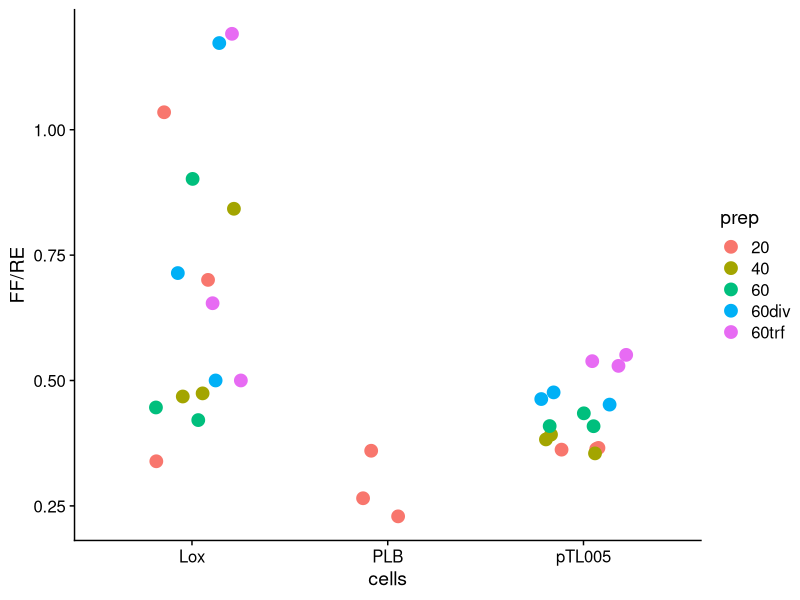
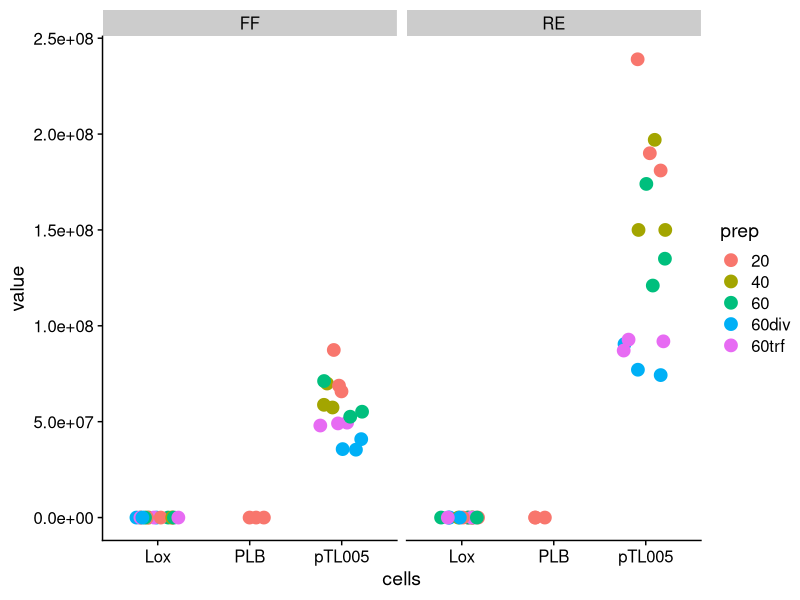
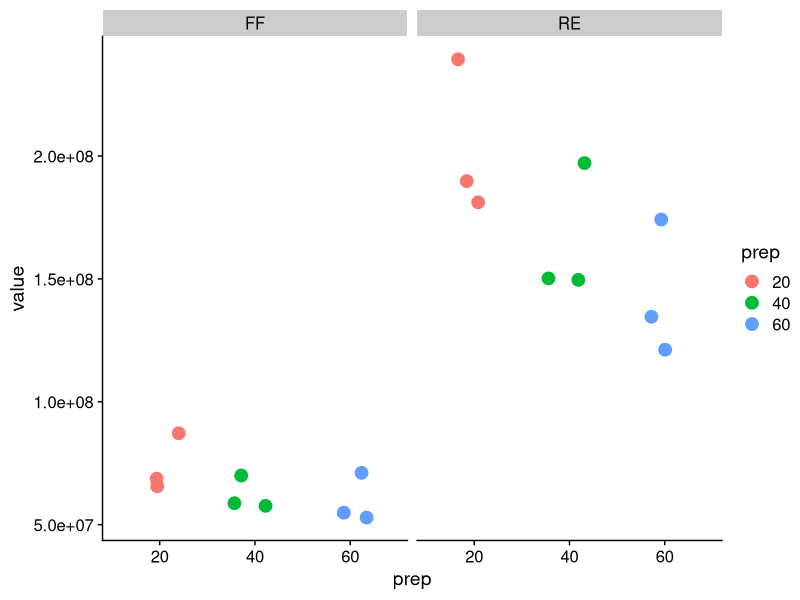
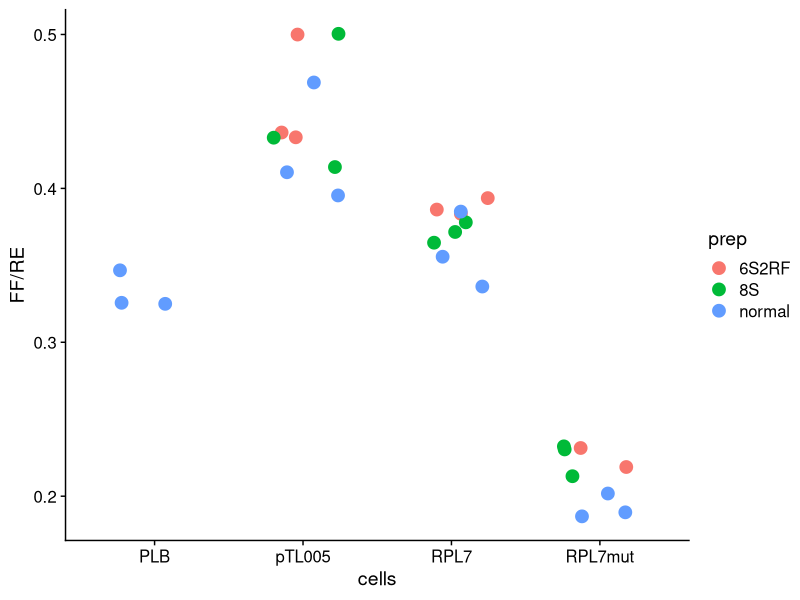
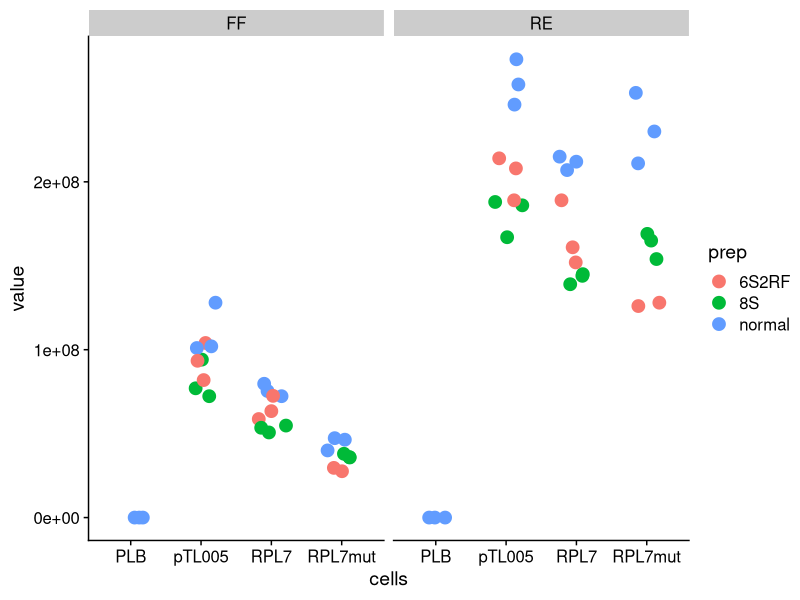
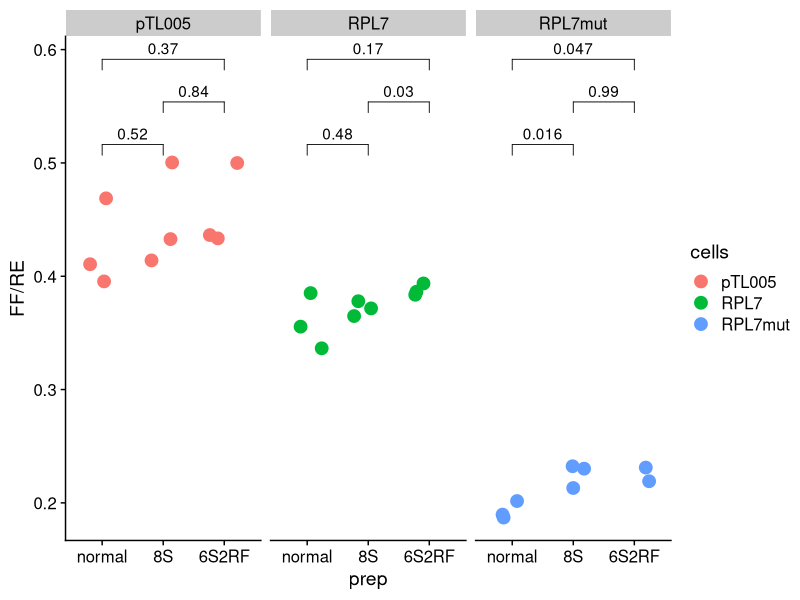
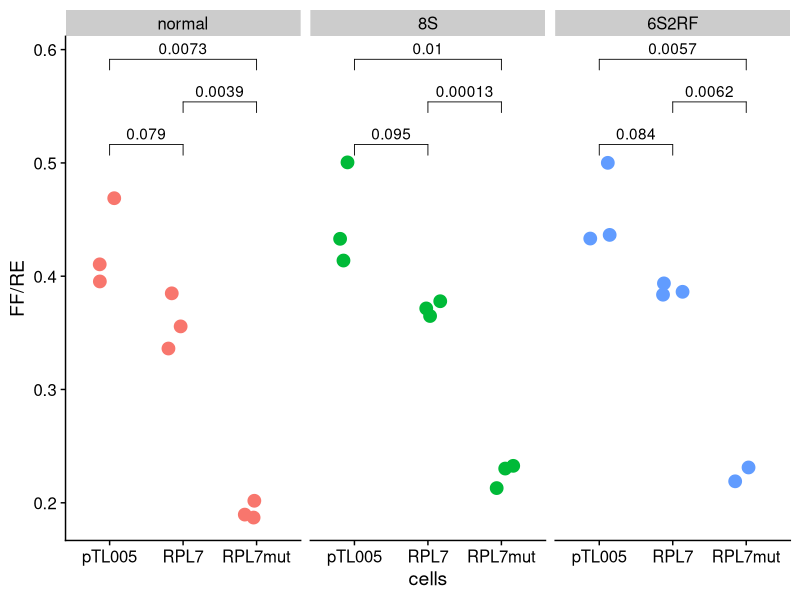

Source code (R) for these figures, in order:
## ---- chunk 1
knitr::opts_chunk$set(echo = TRUE)
library(tidyverse)
library(cowplot)
library(ggpubr)
## ---- chunk 2
#first luciferase: 21.01.07
#differing amounts of PLB (passive lysis buffer) was added to wells to achieve an ideal dilution of cells (20ul, 40ul, and 60ul)
#each rep is a biological replicate except for 60div and 60trf
#60div is 1 well with 60uL divided into 3 20uL containing wells (technical replicates)
#60trf is the same but transfered from a completely separate well (from the clear plate where I could see the monolayers)

T1 <- as_tibble(t(data.frame("PLB_20_FF" = c(1.30E+01,	1.10E+01,	1.80E+01),
       "pTL005_20_FF" = c(8.74E+07,	6.88E+07,	6.58E+07),
       "pTL005_40_FF" = c(6.99E+07,	5.74E+07,	5.88E+07),
       "pTL005_60_FF" = c(7.12E+07,	5.26E+07,	5.52E+07),
       "pTL005_60div_FF" = c(4.09E+07,	3.57E+07,	3.54E+07),
       "pTL005_60trf_FF" = c(4.95E+07,	4.91E+07,	4.80E+07),
       "Lox_20_FF" = c(5.92E+02,	4.14E+02,	4.10E+01),
       "Lox_40_FF" = c(1.71E+03,	5.85E+02,	9.96E+02),
       "Lox_60_FF" = c(2.39E+03,	2.12E+02,	2.19E+02),
       "Lox_60div_FF" = c(1.56E+03,	9.50E+01,	4.00E+01),
       "Lox_60trf_FF" = c(1.62E+03,	8.70E+01,	4.80E+01),
       "PLB_20_RE" = c(4.90E+01,	4.80E+01,	5.00E+01),
       "pTL005_20_RE" = c(2.39E+08,	1.90E+08,	1.81E+08),
       "pTL005_40_RE" = c(1.97E+08,	1.50E+08,	1.50E+08),
       "pTL005_60_RE" = c(1.74E+08,	1.21E+08,	1.35E+08),
       "pTL005_60div_RE" = c(9.05E+07,	7.71E+07,	7.43E+07),
       "pTL005_60trf_RE" = c(9.19E+07,	9.28E+07,	8.71E+07),
       "Lox_20_RE" = c(5.72E+02,	5.91E+02,	1.21E+02),
       "Lox_40_RE" = c(2.03E+03,	1.25E+03,	2.10E+03),
       "Lox_60_RE" = c(2.65E+03,	4.75E+02,	5.20E+02),
       "Lox_60div_RE" = c(1.33E+03,	1.33E+02,	8.00E+01),
       "Lox_60trf_RE" = c(1.36E+03,	1.33E+02,	9.60E+01))), rownames = "sample")

colnames(T1) <- c("sample", "rep1", "rep2", "rep3")


T1 %>% separate(sample, into = c("cells", "prep", "luc")) %>% 
  gather(-cells,-prep,-luc, key = rep, value = value) %>%
  spread(luc,value) %>% 
  ggplot(aes(x = cells, y = FF/RE, col = prep)) + 
  geom_point(position = position_jitter(width = 0.25), size = 4) + 
  theme_cowplot() 

T1 %>% separate(sample, into = c("cells", "prep", "luc")) %>% 
  gather(-cells,-prep,-luc, key = rep, value = value) %>% 
  ggplot(aes(x = cells, y = value, col = prep)) + 
  geom_point(position = position_jitter(width = 0.25), size = 4) + 
  theme_cowplot() + 
  facet_grid(.~luc)

T1 %>% separate(sample, into = c("cells", "prep", "luc")) %>% 
  gather(-cells,-prep,-luc, key = rep, value = value) %>% 
  filter(prep %in% c(20,40,60), cells == "pTL005") %>% 
  ggplot(aes(x = prep, y = value, col = prep)) + 
  geom_point(position = position_jitter(width = 0.25), size = 4) + 
  theme_cowplot() + 
  facet_grid(.~luc)

## ---- chunk 3
#first 5'TOP luciferase: 21.01.15
#all wells have 40uL PLB (passive lysis buffer)
#cells were either grown normally, starved for 6 hours with 2 hours refeeding or starved for 8 straight hours
#ran out of s+g for last well (RPL7mut 6sRF2)

RP7 <- as_tibble(t(data.frame("PLB_normal_FF" = c(2.60E+01,	2.60E+01,	2.80E+01),
       "pTL005_normal_FF" = c(1.28E+08,	1.01E+08,	1.02E+08),
       "RPL7_normal_FF" = c(7.54E+07,	7.23E+07,	7.97E+07),
       "RPL7mut_normal_FF" = c(4.00E+07,	4.64E+07,	4.73E+07),
       "pTL005_6S2RF_FF" = c(1.04E+08,	9.34E+07,	8.19E+07),
       "RPL7_6S2RF_FF" = c(6.34E+07,	5.87E+07,	7.25E+07),
       "RPL7mut_6S2RF_FF" = c(2.76E+07,	2.96E+07, NA), #	3.58E+07),
       "pTL005_8S_FF" = c(9.41E+07,	7.70E+07,	7.23E+07),
       "RPL7_8S_FF" = c(5.48E+07,	5.35E+07,	5.07E+07),
       "RPL7mut_8S_FF" = c(3.58E+07,	3.80E+07,	3.60E+07),
       "PLB_normal_RE" = c(8.00E+01,	7.50E+01,	8.60E+01),
       "pTL005_normal_RE" = c(2.73E+08,	2.46E+08,	2.58E+08),
       "RPL7_normal_RE" = c(2.12E+08,	2.15E+08,	2.07E+08),
       "RPL7mut_normal_RE" = c(2.11E+08,	2.30E+08,	2.53E+08),
       "pTL005_6S2RF_RE" = c(2.08E+08,	2.14E+08,	1.89E+08),
       "RPL7_6S2RF_RE" = c(1.61E+08,	1.52E+08,	1.89E+08),
       "RPL7mut_6S2RF_RE" = c(1.26E+08,	1.28E+08, NA),  #,	7.59E+07),
       "pTL005_8S_RE" = c(1.88E+08,	1.86E+08,	1.67E+08),
       "RPL7_8S_RE" = c(1.45E+08,	1.44E+08,	1.39E+08),
       "RPL7mut_8S_RE" = c(1.54E+08,	1.65E+08,	1.69E+08))), rownames = "sample")

colnames(RP7) <- c("sample", "rep1", "rep2", "rep3")


RP7 %>% separate(sample, into = c("cells", "prep", "luc")) %>% 
  gather(-cells,-prep,-luc, key = rep, value = value) %>%
  spread(luc,value) %>% 
  ggplot(aes(x = cells, y = FF/RE, col = prep)) + 
  geom_point(position = position_jitter(width = 0.25), size = 4) + 
  theme_cowplot() 

RP7 %>% separate(sample, into = c("cells", "prep", "luc")) %>% 
  gather(-cells,-prep,-luc, key = rep, value = value) %>% 
  ggplot(aes(x = cells, y = value, col = prep)) + 
  geom_point(position = position_jitter(width = 0.25), size = 4) + 
  theme_cowplot() + 
  facet_grid(.~luc)

RP7 %>% separate(sample, into = c("cells", "prep", "luc")) %>% 
    gather(-cells,-prep,-luc, key = rep, value = value) %>%
    spread(luc,value) %>%  
    filter(cells != "PLB") %>% 
    ggplot(aes(x = prep, y = FF/RE, col = cells)) + 
    geom_point(position = position_jitter(width = 0.25), size = 4) + 
    theme_cowplot() + 
    facet_grid(.~cells) +
    scale_x_discrete(limits = c("normal", "8S", "6S2RF")) +
    stat_compare_means(comparisons = list(c("normal", "8S"), c("8S", "6S2RF"), c("normal", "6S2RF")), method = "t.test", hide.ns = TRUE)

RP7 %>% separate(sample, into = c("cells", "prep", "luc")) %>% 
    gather(-cells,-prep,-luc, key = rep, value = value) %>%
    spread(luc,value) %>%  
    filter(cells != "PLB") %>% 
    ggplot(aes(x = cells, y = FF/RE, col = factor(prep, levels = c("normal", "8S", "6S2RF")))) + 
    geom_point(position = position_jitter(width = 0.25), size = 4) + 
    theme_cowplot() + 
    facet_grid(.~factor(prep, levels = c("normal", "8S", "6S2RF"))) +
    stat_compare_means(comparisons = list(c("pTL005", "RPL7"), c("RPL7", "RPL7mut"), c("pTL005", "RPL7mut")), method = "t.test") +
    guides(col = FALSE)
